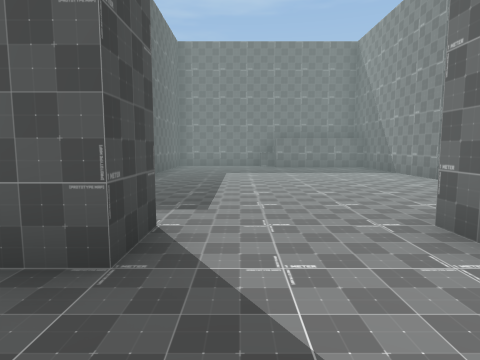
view 1 (above)

19 first-person views from a walk through a 3-D level made in the Unity game engine. The camera is 1.4 m above the floor, tilts 6° down and sees 75° across. The floor is counted in squares, 2 m on a side. Each view is taken from the middle of a square. On the plan, view 1 faces up. The plan holds only what a view shows up to about 10 squares ahead; the rest is blank. The place goes on beyond the plan.

view 2
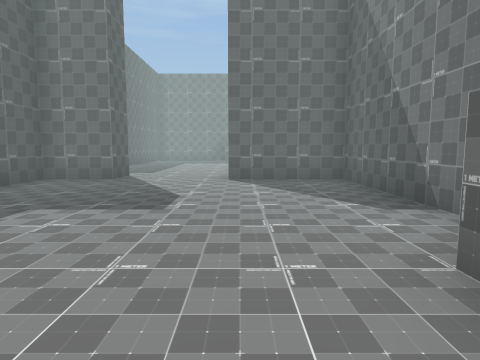

view 3
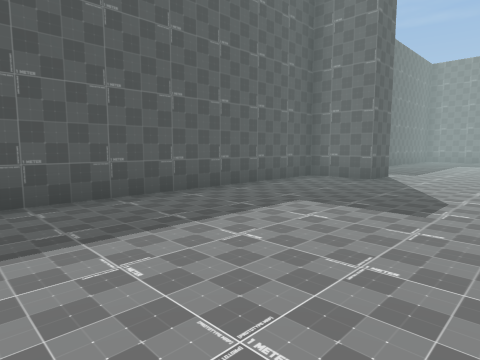

view 4
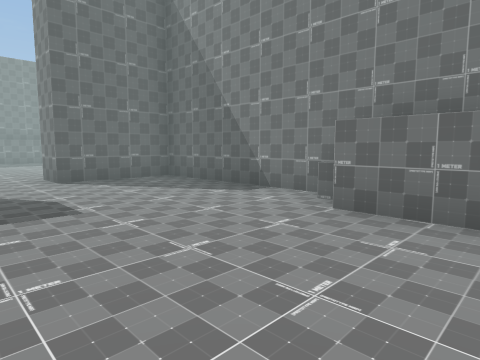

view 5
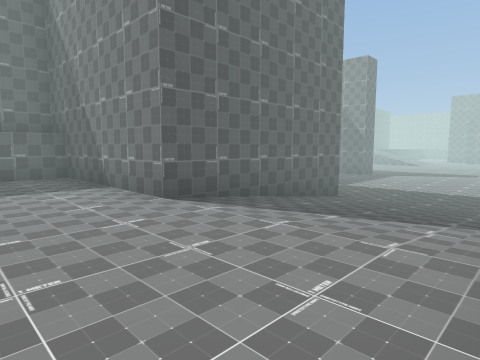

view 6
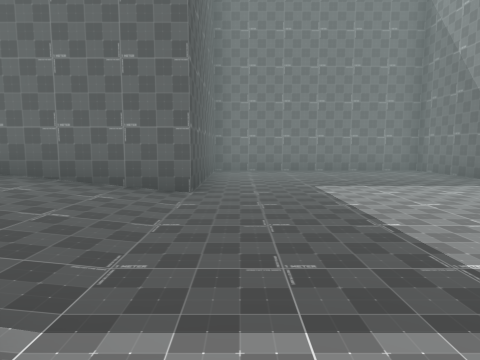

view 7
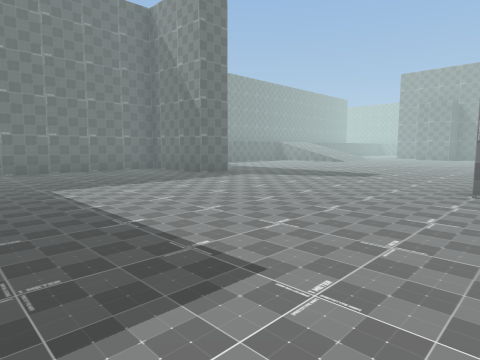

view 8
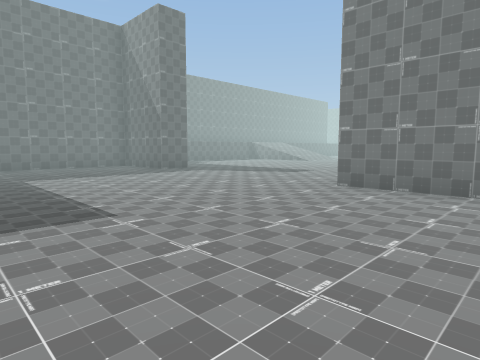

view 9
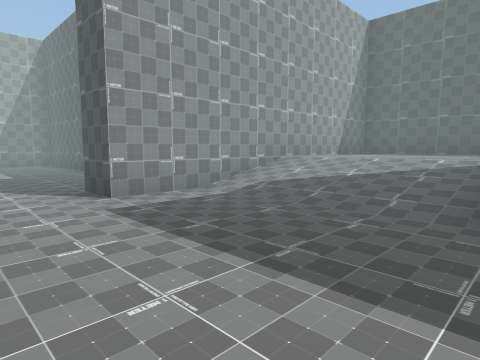

view 10
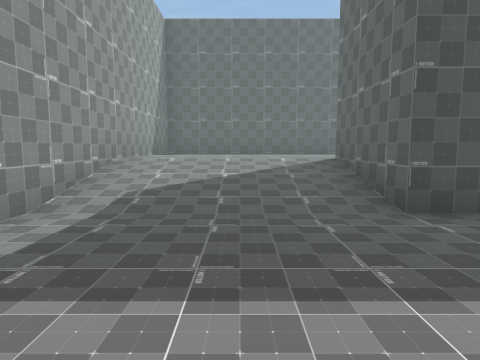

view 11
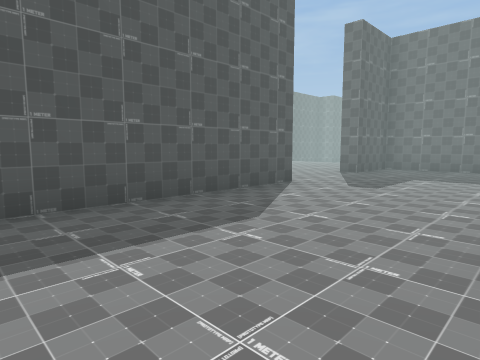

view 12
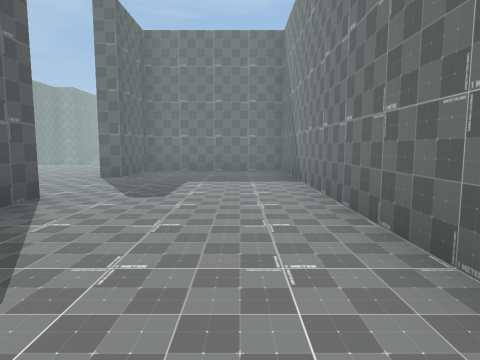

view 13
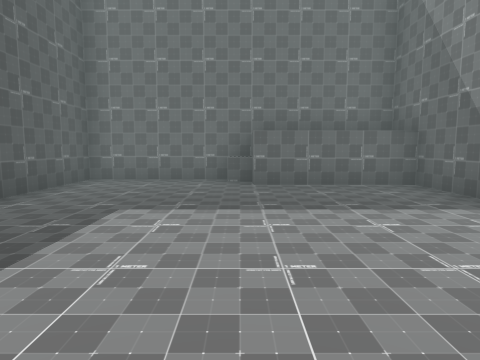

view 14
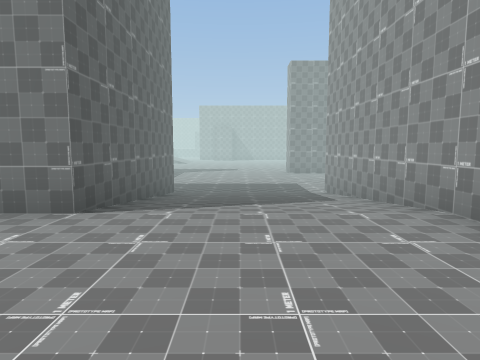

view 15
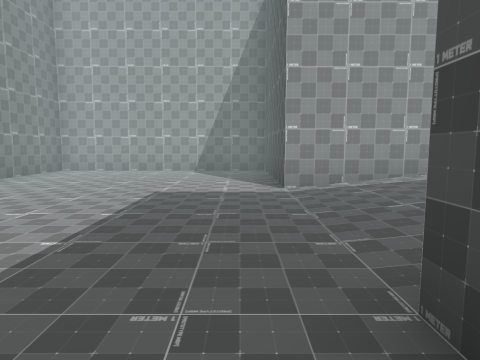

view 16
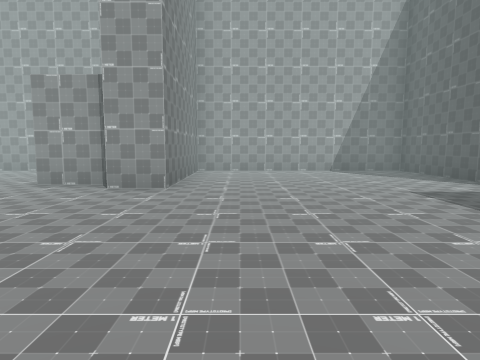

view 17
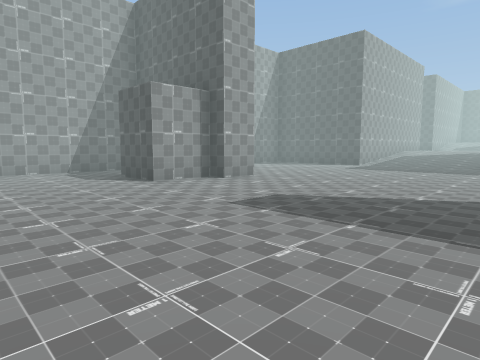

view 18
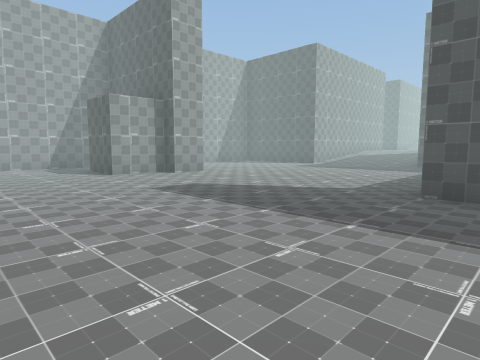

view 19
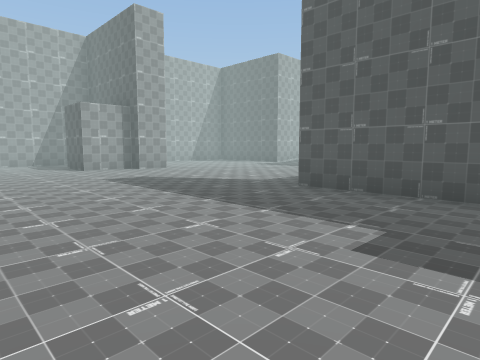

### Floor plan
Key: @ floor where view 1 was taken; # wall or solid block; . main floor; : floor 1 m higher than the main floor; + floor 2 m higher than the main floor; / step, stairs or slope.
Columns run from 12 left of view 1 to 21 right of it. Each row starts with its distance up from view 1.
 16 ++ ######
 15 +++#++++#
 14  ++#++++#
 13  +++++++#
 12   ++++++#######      ########.....
 11    +++++##::::####   #......#.....
 10    #++++##:::::::#   #......#.....
  9    #++++##:::::::#   #......#.....
  8    #++++##:::::::#   #............
  7    #++++##:::::::#####............
  6    #++++//:::::::////.............
  5    #++++//:::::::////.............
  4    #++++//:::::::////.............
  3    #++++//:::::::////............
  2    #########::########......##...
  1          #:::::::#   #......##...
  0          #::@::::#   #......#....
 -1          #:::::::#   #......#.....
 -2          #:::::::#   #############
 -3          #::::::##
 -4          #::::::#
 -5           ::::::#

Positions as (right, up) in squares from view 1, and headings:
1: (0, 0), facing up
2: (2, -5), facing up
3: (2, -5), facing up-left
4: (0, -5), facing up-right
5: (2, 3), facing up-right
6: (10, 2), facing up
7: (10, 2), facing up-right
8: (10, 0), facing up-right
9: (1, 7), facing down-left
10: (1, 5), facing left
11: (-5, 5), facing up-left
12: (-6, 6), facing up
13: (1, 5), facing up
14: (1, 5), facing right
15: (10, 8), facing down
16: (14, 8), facing down
17: (21, 8), facing down-left
18: (21, 10), facing down-left
19: (21, 12), facing down-left
